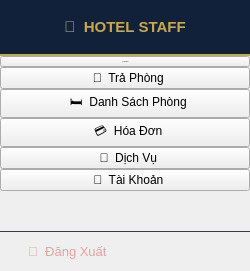
     <widget class="QFrame" name="sidebar">
      <property name="minimumSize">
       <size>
        <width>250</width>
        <height>0</height>
       </size>
      </property>
      <property name="maximumSize">
       <size>
        <width>250</width>
        <height>16777215</height>
       </size>
      </property>
      <property name="styleSheet">
       <string notr="true">
/* Sidebar nền */
QFrame#sidebar {
    background-color: #1A2A4A;
    border: none;
    border-right: 2px solid #C9A84C;
}
/* Label tiêu đề */
QLabel#lbl_app_title {
    background-color: #12213A;
    color: #C9A84C;
    font-size: 15px;
    font-weight: bold;
    padding: 18px 12px;
    border-bottom: 2px solid #C9A84C;
    border-right: none;
}
/* Tất cả nút nav */
QFrame#sidebar QPushButton {
    background-color: transparent;
    color: #B8C4D8;
    font-size: 13px;
    font-weight: 500;
    text-align: left;
    padding: 12px 18px;
    border: none;
    border-left: 3px solid transparent;
    border-radius: 0px;
}
QFrame#sidebar QPushButton:hover {
    background-color: #243558;
    color: #FFFFFF;
    border-left: 3px solid #C9A84C;
}
/* Trạng thái active — set từ code bằng setProperty */
QFrame#sidebar QPushButton[active=true] {
    background-color: #2C4070;
    color: #FFFFFF;
    border-left: 3px solid #C9A84C;
    font-weight: bold;
}
/* Nút logout riêng */
QPushButton#btn_logout {
    background-color: transparent;
    color: #E8A0A0;
    font-size: 13px;
    text-align: left;
    padding: 12px 18px;
    border: none;
    border-top: 1px solid #2A3D5E;
    border-left: 3px solid transparent;
    border-radius: 0px;
}
QPushButton#btn_logout:hover {
    background-color: #4A1818;
    color: #FFFFFF;
    border-left: 3px solid #E8A0A0;
}
       </string>
      </property>
      <property name="frameShape">
       <enum>QFrame::NoFrame</enum>
      </property>
      <layout class="QVBoxLayout" name="sidebarInner">
       <property name="spacing">
        <number>0</number>
       </property>
       <property name="leftMargin">
        <number>0</number>
       </property>
       <property name="topMargin">
        <number>0</number>
       </property>
       <property name="rightMargin">
        <number>0</number>
       </property>
       <property name="bottomMargin">
        <number>0</number>
       </property>
       <item>
        <widget class="QLabel" name="lbl_app_title">
         <property name="text">
          <string>🏨  HOTEL STAFF</string>
         </property>
         <property name="alignment">
          <set>Qt::AlignCenter</set>
         </property>
        </widget>
       </item>
       <item>
        <widget class="QPushButton" name="btn_nav_checkin">
         <property name="font">
          <font>
           <pointsize>-1</pointsize>
           <weight>62</weight>
           <bold>true</bold>
          </font>
         </property>
         <property name="text">
          <string>  📋  Đặt Phòng</string>
         </property>
         <property name="checkable">
          <bool>false</bool>
         </property>
        </widget>
       </item>
       <item>
        <widget class="QPushButton" name="btn_nav_checkout">
         <property name="text">
          <string>  🚪  Trả Phòng</string>
         </property>
         <property name="checkable">
          <bool>false</bool>
         </property>
        </widget>
       </item>
       <item>
        <widget class="QPushButton" name="btn_nav_rooms">
         <property name="text">
          <string>  🛏  Danh Sách Phòng</string>
         </property>
         <property name="checkable">
          <bool>false</bool>
         </property>
        </widget>
       </item>
       <item>
        <widget class="QPushButton" name="btn_nav_invoice">
         <property name="text">
          <string>  💳  Hóa Đơn</string>
         </property>
         <property name="checkable">
          <bool>false</bool>
         </property>
        </widget>
       </item>
       <item>
        <widget class="QPushButton" name="btn_nav_service">
         <property name="text">
          <string>  🧾  Dịch Vụ</string>
         </property>
         <property name="checkable">
          <bool>false</bool>
         </property>
        </widget>
       </item>
       <item>
        <widget class="QPushButton" name="btn_nav_profile">
         <property name="text">
          <string>  👤  Tài Khoản</string>
         </property>
         <property name="checkable">
          <bool>false</bool>
         </property>
        </widget>
       </item>
       <item>
        <spacer>
         <property name="orientation">
          <enum>Qt::Vertical</enum>
         </property>
         <property name="sizeHint" stdset="0">
          <size>
           <width>20</width>
           <height>40</height>
          </size>
         </property>
        </spacer>
       </item>
       <item>
        <widget class="QPushButton" name="btn_logout">
         <property name="text">
          <string>  🚪  Đăng Xuất</string>
         </property>
         <property name="checkable">
          <bool>false</bool>
         </property>
        </widget>
       </item>
      </layout>
     </widget>
